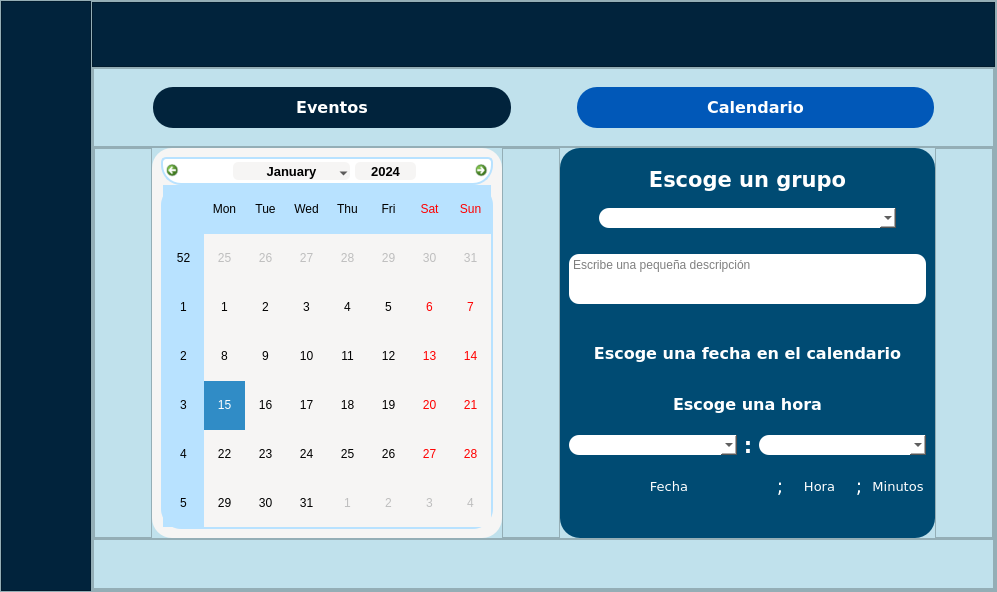
<?xml version="1.0" encoding="UTF-8"?>
<ui version="4.0">
 <class>MainWindow</class>
 <widget class="QMainWindow" name="MainWindow">
  <property name="geometry">
   <rect>
    <x>0</x>
    <y>0</y>
    <width>997</width>
    <height>592</height>
   </rect>
  </property>
  <property name="windowTitle">
   <string>MainWindow</string>
  </property>
  <widget class="QWidget" name="centralwidget">
   <layout class="QVBoxLayout" name="verticalLayout">
    <property name="spacing">
     <number>0</number>
    </property>
    <property name="leftMargin">
     <number>0</number>
    </property>
    <property name="topMargin">
     <number>0</number>
    </property>
    <property name="rightMargin">
     <number>0</number>
    </property>
    <property name="bottomMargin">
     <number>0</number>
    </property>
    <item>
     <widget class="QFrame" name="frame">
      <property name="styleSheet">
       <string notr="true">background-color: rgb(192, 225, 236);</string>
      </property>
      <property name="frameShape">
       <enum>QFrame::StyledPanel</enum>
      </property>
      <property name="frameShadow">
       <enum>QFrame::Raised</enum>
      </property>
      <layout class="QHBoxLayout" name="horizontalLayout" stretch="1,10">
       <property name="spacing">
        <number>0</number>
       </property>
       <property name="leftMargin">
        <number>0</number>
       </property>
       <property name="topMargin">
        <number>0</number>
       </property>
       <property name="rightMargin">
        <number>0</number>
       </property>
       <property name="bottomMargin">
        <number>0</number>
       </property>
       <item>
        <widget class="QFrame" name="frame_5">
         <property name="styleSheet">
          <string notr="true">background-color: rgb(1, 35, 60);</string>
         </property>
         <property name="frameShape">
          <enum>QFrame::StyledPanel</enum>
         </property>
         <property name="frameShadow">
          <enum>QFrame::Raised</enum>
         </property>
         <layout class="QVBoxLayout" name="verticalLayout_3">
          <property name="spacing">
           <number>0</number>
          </property>
          <property name="leftMargin">
           <number>0</number>
          </property>
          <property name="topMargin">
           <number>0</number>
          </property>
          <property name="rightMargin">
           <number>0</number>
          </property>
          <property name="bottomMargin">
           <number>0</number>
          </property>
          <item>
           <widget class="QPushButton" name="pushMenu">
            <property name="minimumSize">
             <size>
              <width>80</width>
              <height>80</height>
             </size>
            </property>
            <property name="text">
             <string/>
            </property>
            <property name="icon">
             <iconset resource="../QRC/imagenesInicioSesion.qrc">
              <normaloff>:/newPrefix/Icons/Exterior.png</normaloff>:/newPrefix/Icons/Exterior.png</iconset>
            </property>
            <property name="iconSize">
             <size>
              <width>80</width>
              <height>80</height>
             </size>
            </property>
            <property name="flat">
             <bool>true</bool>
            </property>
           </widget>
          </item>
          <item>
           <widget class="QPushButton" name="pushGrupos">
            <property name="minimumSize">
             <size>
              <width>80</width>
              <height>80</height>
             </size>
            </property>
            <property name="text">
             <string/>
            </property>
            <property name="icon">
             <iconset resource="../QRC/imagenesInicioSesion.qrc">
              <normaloff>:/newPrefix/Icons/User_Groups_Icon.png</normaloff>:/newPrefix/Icons/User_Groups_Icon.png</iconset>
            </property>
            <property name="iconSize">
             <size>
              <width>80</width>
              <height>80</height>
             </size>
            </property>
            <property name="flat">
             <bool>true</bool>
            </property>
           </widget>
          </item>
          <item>
           <widget class="QPushButton" name="pushChat">
            <property name="minimumSize">
             <size>
              <width>80</width>
              <height>80</height>
             </size>
            </property>
            <property name="text">
             <string/>
            </property>
            <property name="icon">
             <iconset resource="../QRC/imagenesInicioSesion.qrc">
              <normaloff>:/newPrefix/Icons/Chat_Room_Icon.png</normaloff>:/newPrefix/Icons/Chat_Room_Icon.png</iconset>
            </property>
            <property name="iconSize">
             <size>
              <width>80</width>
              <height>80</height>
             </size>
            </property>
            <property name="flat">
             <bool>true</bool>
            </property>
           </widget>
          </item>
          <item>
           <widget class="QPushButton" name="pushEventos">
            <property name="minimumSize">
             <size>
              <width>80</width>
              <height>80</height>
             </size>
            </property>
            <property name="text">
             <string/>
            </property>
            <property name="icon">
             <iconset resource="../QRC/imagenesInicioSesion.qrc">
              <normaloff>:/newPrefix/Icons/Events_Icon.png</normaloff>:/newPrefix/Icons/Events_Icon.png</iconset>
            </property>
            <property name="iconSize">
             <size>
              <width>80</width>
              <height>80</height>
             </size>
            </property>
            <property name="flat">
             <bool>true</bool>
            </property>
           </widget>
          </item>
          <item>
           <widget class="QPushButton" name="pushAjustes">
            <property name="minimumSize">
             <size>
              <width>80</width>
              <height>80</height>
             </size>
            </property>
            <property name="text">
             <string/>
            </property>
            <property name="icon">
             <iconset resource="../QRC/imagenesInicioSesion.qrc">
              <normaloff>:/newPrefix/Icons/Adjust_Icon.png</normaloff>:/newPrefix/Icons/Adjust_Icon.png</iconset>
            </property>
            <property name="iconSize">
             <size>
              <width>80</width>
              <height>80</height>
             </size>
            </property>
            <property name="flat">
             <bool>true</bool>
            </property>
           </widget>
          </item>
         </layout>
        </widget>
       </item>
       <item>
        <widget class="QFrame" name="frame_2">
         <property name="frameShape">
          <enum>QFrame::StyledPanel</enum>
         </property>
         <property name="frameShadow">
          <enum>QFrame::Raised</enum>
         </property>
         <layout class="QVBoxLayout" name="verticalLayout_2" stretch="1,8">
          <property name="spacing">
           <number>0</number>
          </property>
          <property name="leftMargin">
           <number>0</number>
          </property>
          <property name="topMargin">
           <number>0</number>
          </property>
          <property name="rightMargin">
           <number>0</number>
          </property>
          <property name="bottomMargin">
           <number>0</number>
          </property>
          <item>
           <widget class="QFrame" name="frame_3">
            <property name="styleSheet">
             <string notr="true">background-color: rgb(1, 35, 60);</string>
            </property>
            <property name="frameShape">
             <enum>QFrame::StyledPanel</enum>
            </property>
            <property name="frameShadow">
             <enum>QFrame::Raised</enum>
            </property>
           </widget>
          </item>
          <item>
           <widget class="QFrame" name="frame_4">
            <property name="frameShape">
             <enum>QFrame::StyledPanel</enum>
            </property>
            <property name="frameShadow">
             <enum>QFrame::Raised</enum>
            </property>
            <layout class="QVBoxLayout" name="verticalLayout_4" stretch="1,5,0">
             <property name="spacing">
              <number>0</number>
             </property>
             <property name="leftMargin">
              <number>0</number>
             </property>
             <property name="topMargin">
              <number>0</number>
             </property>
             <property name="rightMargin">
              <number>0</number>
             </property>
             <property name="bottomMargin">
              <number>0</number>
             </property>
             <item>
              <widget class="QFrame" name="frame_6">
               <property name="minimumSize">
                <size>
                 <width>700</width>
                 <height>70</height>
                </size>
               </property>
               <property name="styleSheet">
                <string notr="true"/>
               </property>
               <property name="frameShape">
                <enum>QFrame::StyledPanel</enum>
               </property>
               <property name="frameShadow">
                <enum>QFrame::Raised</enum>
               </property>
               <layout class="QHBoxLayout" name="horizontalLayout_3">
                <item>
                 <spacer name="VS_left">
                  <property name="orientation">
                   <enum>Qt::Vertical</enum>
                  </property>
                  <property name="sizeHint" stdset="0">
                   <size>
                    <width>50</width>
                    <height>30</height>
                   </size>
                  </property>
                 </spacer>
                </item>
                <item>
                 <widget class="QPushButton" name="eventosButton">
                  <property name="minimumSize">
                   <size>
                    <width>0</width>
                    <height>41</height>
                   </size>
                  </property>
                  <property name="font">
                   <font>
                    <family>DejaVu Sans</family>
                    <pointsize>12</pointsize>
                    <weight>75</weight>
                    <bold>true</bold>
                   </font>
                  </property>
                  <property name="styleSheet">
                   <string notr="true">QPushButton {
	background: solid rgb(1, 35, 60);
	border: 0px solid rgb(0, 0, 0);
	border-radius: 20px;
	color: white;
}

QPushButton:hover {
	background: rgb(1, 88, 184);
	border: 0px solid rgb(0, 0, 0);
	border-radius: 20px;
	color: white;
}
</string>
                  </property>
                  <property name="text">
                   <string>Eventos</string>
                  </property>
                 </widget>
                </item>
                <item>
                 <spacer name="VS_center">
                  <property name="orientation">
                   <enum>Qt::Vertical</enum>
                  </property>
                  <property name="sizeHint" stdset="0">
                   <size>
                    <width>60</width>
                    <height>10</height>
                   </size>
                  </property>
                 </spacer>
                </item>
                <item>
                 <widget class="QPushButton" name="calendarioButton">
                  <property name="minimumSize">
                   <size>
                    <width>0</width>
                    <height>41</height>
                   </size>
                  </property>
                  <property name="font">
                   <font>
                    <family>DejaVu Sans</family>
                    <pointsize>12</pointsize>
                    <weight>75</weight>
                    <bold>true</bold>
                   </font>
                  </property>
                  <property name="styleSheet">
                   <string notr="true">QPushButton {
	background: solid rgb(1, 88, 184);
	border: 0px solid rgb(0, 0, 0);
	border-radius: 20px;
	color: white;
}

QPushButton:hover {
	background: rgb(1, 88, 184);
	border: 0px solid rgb(0, 0, 0);
	border-radius: 20px;
	color: white;
}
</string>
                  </property>
                  <property name="text">
                   <string>Calendario</string>
                  </property>
                 </widget>
                </item>
                <item>
                 <spacer name="VS_right">
                  <property name="orientation">
                   <enum>Qt::Vertical</enum>
                  </property>
                  <property name="sizeHint" stdset="0">
                   <size>
                    <width>50</width>
                    <height>40</height>
                   </size>
                  </property>
                 </spacer>
                </item>
               </layout>
              </widget>
             </item>
             <item>
              <widget class="QFrame" name="frame_7">
               <property name="styleSheet">
                <string notr="true"/>
               </property>
               <property name="frameShape">
                <enum>QFrame::StyledPanel</enum>
               </property>
               <property name="frameShadow">
                <enum>QFrame::Raised</enum>
               </property>
               <layout class="QHBoxLayout" name="horizontalLayout_2" stretch="1,6,1,0,1">
                <property name="spacing">
                 <number>0</number>
                </property>
                <property name="leftMargin">
                 <number>0</number>
                </property>
                <property name="topMargin">
                 <number>0</number>
                </property>
                <property name="rightMargin">
                 <number>0</number>
                </property>
                <property name="bottomMargin">
                 <number>0</number>
                </property>
                <item>
                 <widget class="QFrame" name="frame_9">
                  <property name="enabled">
                   <bool>true</bool>
                  </property>
                  <property name="minimumSize">
                   <size>
                    <width>0</width>
                    <height>0</height>
                   </size>
                  </property>
                  <property name="styleSheet">
                   <string notr="true"/>
                  </property>
                  <property name="frameShape">
                   <enum>QFrame::StyledPanel</enum>
                  </property>
                  <property name="frameShadow">
                   <enum>QFrame::Raised</enum>
                  </property>
                 </widget>
                </item>
                <item>
                 <widget class="QFrame" name="frame_10">
                  <property name="minimumSize">
                   <size>
                    <width>0</width>
                    <height>0</height>
                   </size>
                  </property>
                  <property name="styleSheet">
                   <string notr="true">background-color: rgb(246, 245, 244);
border-radius: 20px;</string>
                  </property>
                  <property name="frameShape">
                   <enum>QFrame::StyledPanel</enum>
                  </property>
                  <property name="frameShadow">
                   <enum>QFrame::Raised</enum>
                  </property>
                  <layout class="QHBoxLayout" name="horizontalLayout_4">
                   <item>
                    <widget class="QCalendarWidget" name="calendarWidget">
                     <property name="sizePolicy">
                      <sizepolicy hsizetype="MinimumExpanding" vsizetype="Preferred">
                       <horstretch>0</horstretch>
                       <verstretch>0</verstretch>
                      </sizepolicy>
                     </property>
                     <property name="baseSize">
                      <size>
                       <width>0</width>
                       <height>0</height>
                      </size>
                     </property>
                     <property name="styleSheet">
                      <string notr="true">/* Style of header area*/
#calendarWidget QWidget {
	alternate-background-color: #B8E2FF;
}

/*Style for top navigation area */
#qt_calendar_navigationbar{
	background-color: #FFF;
	border: 2px solid #B8E2FF;
	border-botton: 0px;
	border-top-left-radius: 5px;
	border-top-right-radius: 5px;
	
}

/* Style for  month change button*/
#qt_calendar_prevmonth,
#qt_calendar_nextmonth {
	/*delete border */
	border: none;
	/*delete default icons */
	qproperty-icon: none;
	
	min-width: 13px;
	max-width: 13px;
	min-height: 13px;
	max-height: 13px;

	border-radius: 5px;

	/*set background transparent */
	background-color: transparent;
	padding: 5px;
}

#qt_calendar_prevmonth {
	color: black;
	margin-right: 5px;
	image: url(:/newPrefix/Icons/left-arrow);
}

#qt_calendar_nextmonth {
	margin-left: 5px;
	image: url(:/newPrefix/Icons/right-arrow);
}

#qt_calendar_prevmonth:hover,
#qt_calendar_nextmonth:hover {
	background-color: #55aaff;
}

#qt_calendar_prevmonth:pressed, 
#qt_calendar_nextmonth:pressed {
	background-color: #55aaff;
}

/* Style for month and year buttons */

#qt_calendar_yearbutton {
	color: #000;
	margin: 5px;
	border-radius: 5px;
	font-size: 13px;
	padding: 0 10px
}

#qt_calendar_monthbutton {
	width: 110px;
	color: #000;
	font-size: 13px;
	margin: 5px 0;
	border-radius: 5px;
	padding: 0px 2px;
}

#qt_calendar_yearbutton:hover, 
#qt_calendar_monthbutton:hover {
	background-color: #55aaff;
}

#qt_calendar_yearbutton:hover, 
#qt_calendar_monthbutton:hover {
	background-color: rgba(235, 235, 235, 100);
}

/* Style for year  input lineEdit*/

#qt_calendar_yearedit {
	min-width: 53px;
	color: #000;
	background: transparent;
	font-size: 13px;
}

/* Style for year change button */

#qt_calendar_yearedit::down-button {
	image: url(:/newPrefix/Icons/down-arrow.png);
	subcontrol-position: right;
}

#qt_calendar_yearedit::up-button {
	image: url(:/newPrefix/Icons/up-arrow.png);
	subcontrol-position: left;
}

#qt_calendar_yearedit::down-button,
#qt_calendar_yearedit::up-button {
	width: 10px;
	height: 10px;
	padding: 0px 5px;
	border-radius: 3px;
}

#qt_calendar_yearedit::down-button:hover,
#qt_calendar_yearedit::up-button:hover {
	background-color: #55aaff;
}

/* Style for month select menu*/

#calendarWidget QToolButton QMenu {
	background-color: #fff;
}

#calendarWidget QToolButton QMenu::item {
	/*padding: 5px;*/
}

/* ######################### */

#calendarWidget QToolButton QMenu::item:selected:enabled {
	background-color: #55aaff;
}
/* ######################### */

#calendarWidget QToolButton::menu-indicador {
	/* remove the toolButton arrow */
	/* image: none; */
	nosubcontrol-origin: margin;
	subcontrol-position: right center;
	margin-top: 10px;
	width: 20px;
}


/* Style for calendar table */

#qt_calendar_calendarview {
	/* remove the selected dash box */
	
	border: 2px solid #B8E2FF;
	border-top: 0px;
	border-botton-left-radius: 5px;
	border-botton-right-radius: 5px;

}

#qt_calendar_calendarview::item:hover {
	border-radius: 5px;
	background-color: #aaffff;
}

#qt_calendar_calendarview::item:selected {
	border-radius: 5px;
	background-color: #55aaff;
}



















</string>
                     </property>
                    </widget>
                   </item>
                  </layout>
                 </widget>
                </item>
                <item>
                 <widget class="QFrame" name="frame_11">
                  <property name="minimumSize">
                   <size>
                    <width>0</width>
                    <height>0</height>
                   </size>
                  </property>
                  <property name="styleSheet">
                   <string notr="true"/>
                  </property>
                  <property name="frameShape">
                   <enum>QFrame::StyledPanel</enum>
                  </property>
                  <property name="frameShadow">
                   <enum>QFrame::Raised</enum>
                  </property>
                 </widget>
                </item>
                <item>
                 <widget class="QFrame" name="frame_12">
                  <property name="minimumSize">
                   <size>
                    <width>375</width>
                    <height>0</height>
                   </size>
                  </property>
                  <property name="styleSheet">
                   <string notr="true">background-color: rgb(0, 75, 115);
border-radius: 20px</string>
                  </property>
                  <property name="frameShape">
                   <enum>QFrame::StyledPanel</enum>
                  </property>
                  <property name="frameShadow">
                   <enum>QFrame::Raised</enum>
                  </property>
                  <layout class="QVBoxLayout" name="verticalLayout_5">
                   <item>
                    <widget class="QLabel" name="labelTituloMutable">
                     <property name="font">
                      <font>
                       <family>DejaVu Sans</family>
                       <pointsize>16</pointsize>
                       <weight>75</weight>
                       <bold>true</bold>
                      </font>
                     </property>
                     <property name="layoutDirection">
                      <enum>Qt::LeftToRight</enum>
                     </property>
                     <property name="styleSheet">
                      <string notr="true">color: white;</string>
                     </property>
                     <property name="text">
                      <string>Escoge un grupo</string>
                     </property>
                     <property name="alignment">
                      <set>Qt::AlignCenter</set>
                     </property>
                    </widget>
                   </item>
                   <item>
                    <layout class="QHBoxLayout" name="horizontalLayout_7">
                     <item>
                      <spacer name="horizontalSpacer_2">
                       <property name="orientation">
                        <enum>Qt::Horizontal</enum>
                       </property>
                       <property name="sizeType">
                        <enum>QSizePolicy::Fixed</enum>
                       </property>
                       <property name="sizeHint" stdset="0">
                        <size>
                         <width>30</width>
                         <height>20</height>
                        </size>
                       </property>
                      </spacer>
                     </item>
                     <item>
                      <widget class="QComboBox" name="boxGrupos">
                       <property name="minimumSize">
                        <size>
                         <width>0</width>
                         <height>20</height>
                        </size>
                       </property>
                       <property name="styleSheet">
                        <string notr="true">QComboBox {
	background: solid rgb(255, 255, 255);
	border: 0px solid rgb(0, 0, 0);
	border-radius: 10px;
	color: black;
}</string>
                       </property>
                       <property name="editable">
                        <bool>true</bool>
                       </property>
                      </widget>
                     </item>
                     <item>
                      <spacer name="horizontalSpacer">
                       <property name="orientation">
                        <enum>Qt::Horizontal</enum>
                       </property>
                       <property name="sizeType">
                        <enum>QSizePolicy::Fixed</enum>
                       </property>
                       <property name="sizeHint" stdset="0">
                        <size>
                         <width>30</width>
                         <height>20</height>
                        </size>
                       </property>
                      </spacer>
                     </item>
                    </layout>
                   </item>
                   <item>
                    <spacer name="verticalSpacer_2">
                     <property name="orientation">
                      <enum>Qt::Vertical</enum>
                     </property>
                     <property name="sizeType">
                      <enum>QSizePolicy::Fixed</enum>
                     </property>
                     <property name="sizeHint" stdset="0">
                      <size>
                       <width>20</width>
                       <height>20</height>
                      </size>
                     </property>
                    </spacer>
                   </item>
                   <item>
                    <widget class="QTextEdit" name="textDesc">
                     <property name="sizePolicy">
                      <sizepolicy hsizetype="Expanding" vsizetype="MinimumExpanding">
                       <horstretch>0</horstretch>
                       <verstretch>0</verstretch>
                      </sizepolicy>
                     </property>
                     <property name="maximumSize">
                      <size>
                       <width>16777215</width>
                       <height>50</height>
                      </size>
                     </property>
                     <property name="styleSheet">
                      <string notr="true">QTextEdit {
	background: solid rgb(255, 255, 255);
	border: 0px solid rgb(0, 0, 0);
	border-radius: 10px;
	color: black;
}

QTextEdit:placeholderText {
	colot: grey
}</string>
                     </property>
                     <property name="html">
                      <string>&lt;!DOCTYPE HTML PUBLIC &quot;-//W3C//DTD HTML 4.0//EN&quot; &quot;http://www.w3.org/TR/REC-html40/strict.dtd&quot;&gt;
&lt;html&gt;&lt;head&gt;&lt;meta name=&quot;qrichtext&quot; content=&quot;1&quot; /&gt;&lt;style type=&quot;text/css&quot;&gt;
p, li { white-space: pre-wrap; }
&lt;/style&gt;&lt;/head&gt;&lt;body style=&quot; font-family:'Fira Sans Semi-Light'; font-size:10pt; font-weight:400; font-style:normal;&quot;&gt;
&lt;p style=&quot;-qt-paragraph-type:empty; margin-top:0px; margin-bottom:0px; margin-left:0px; margin-right:0px; -qt-block-indent:0; text-indent:0px;&quot;&gt;&lt;br /&gt;&lt;/p&gt;&lt;/body&gt;&lt;/html&gt;</string>
                     </property>
                     <property name="placeholderText">
                      <string>Escribe una pequeña descripción</string>
                     </property>
                    </widget>
                   </item>
                   <item>
                    <spacer name="verticalSpacer">
                     <property name="orientation">
                      <enum>Qt::Vertical</enum>
                     </property>
                     <property name="sizeType">
                      <enum>QSizePolicy::Fixed</enum>
                     </property>
                     <property name="sizeHint" stdset="0">
                      <size>
                       <width>20</width>
                       <height>20</height>
                      </size>
                     </property>
                    </spacer>
                   </item>
                   <item>
                    <widget class="QLabel" name="labelEscoger">
                     <property name="font">
                      <font>
                       <family>DejaVu Sans</family>
                       <pointsize>12</pointsize>
                       <weight>75</weight>
                       <bold>true</bold>
                      </font>
                     </property>
                     <property name="layoutDirection">
                      <enum>Qt::LeftToRight</enum>
                     </property>
                     <property name="styleSheet">
                      <string notr="true">color: white;</string>
                     </property>
                     <property name="text">
                      <string>Escoge una fecha en el calendario</string>
                     </property>
                     <property name="alignment">
                      <set>Qt::AlignCenter</set>
                     </property>
                    </widget>
                   </item>
                   <item>
                    <widget class="QLabel" name="labelEscoger_2">
                     <property name="font">
                      <font>
                       <family>DejaVu Sans</family>
                       <pointsize>12</pointsize>
                       <weight>75</weight>
                       <bold>true</bold>
                      </font>
                     </property>
                     <property name="layoutDirection">
                      <enum>Qt::LeftToRight</enum>
                     </property>
                     <property name="styleSheet">
                      <string notr="true">color: white;</string>
                     </property>
                     <property name="text">
                      <string>Escoge una hora</string>
                     </property>
                     <property name="alignment">
                      <set>Qt::AlignCenter</set>
                     </property>
                    </widget>
                   </item>
                   <item>
                    <layout class="QHBoxLayout" name="horizontalLayout_5">
                     <item>
                      <widget class="QComboBox" name="boxHora">
                       <property name="minimumSize">
                        <size>
                         <width>0</width>
                         <height>20</height>
                        </size>
                       </property>
                       <property name="styleSheet">
                        <string notr="true">QComboBox {
	background: solid rgb(255, 255, 255);
	border: 0px solid rgb(0, 0, 0);
	border-radius: 10px;
	color: black;
}</string>
                       </property>
                       <property name="editable">
                        <bool>false</bool>
                       </property>
                      </widget>
                     </item>
                     <item>
                      <widget class="QLabel" name="label">
                       <property name="maximumSize">
                        <size>
                         <width>10</width>
                         <height>16777215</height>
                        </size>
                       </property>
                       <property name="font">
                        <font>
                         <family>DejaVu Sans</family>
                         <pointsize>16</pointsize>
                         <weight>75</weight>
                         <bold>true</bold>
                        </font>
                       </property>
                       <property name="styleSheet">
                        <string notr="true">color: white;</string>
                       </property>
                       <property name="text">
                        <string>:</string>
                       </property>
                       <property name="alignment">
                        <set>Qt::AlignCenter</set>
                       </property>
                      </widget>
                     </item>
                     <item>
                      <widget class="QComboBox" name="boxMinutos">
                       <property name="minimumSize">
                        <size>
                         <width>10</width>
                         <height>20</height>
                        </size>
                       </property>
                       <property name="styleSheet">
                        <string notr="true">QComboBox {
	background: solid rgb(255, 255, 255);
	border: 0px solid rgb(0, 0, 0);
	border-radius: 10px;
	color: black;
}</string>
                       </property>
                      </widget>
                     </item>
                    </layout>
                   </item>
                   <item>
                    <layout class="QHBoxLayout" name="horizontalLayout_8">
                     <item>
                      <widget class="QLabel" name="labelFecha_Mutable">
                       <property name="sizePolicy">
                        <sizepolicy hsizetype="Minimum" vsizetype="Preferred">
                         <horstretch>0</horstretch>
                         <verstretch>0</verstretch>
                        </sizepolicy>
                       </property>
                       <property name="minimumSize">
                        <size>
                         <width>200</width>
                         <height>0</height>
                        </size>
                       </property>
                       <property name="font">
                        <font>
                         <family>DejaVu Sans</family>
                         <pointsize>10</pointsize>
                         <weight>50</weight>
                         <bold>false</bold>
                        </font>
                       </property>
                       <property name="layoutDirection">
                        <enum>Qt::LeftToRight</enum>
                       </property>
                       <property name="styleSheet">
                        <string notr="true">color: white;</string>
                       </property>
                       <property name="text">
                        <string>Fecha</string>
                       </property>
                       <property name="alignment">
                        <set>Qt::AlignCenter</set>
                       </property>
                      </widget>
                     </item>
                     <item>
                      <widget class="QLabel" name="label_2">
                       <property name="maximumSize">
                        <size>
                         <width>10</width>
                         <height>16777215</height>
                        </size>
                       </property>
                       <property name="font">
                        <font>
                         <family>DejaVu Sans</family>
                         <pointsize>14</pointsize>
                         <weight>50</weight>
                         <bold>false</bold>
                        </font>
                       </property>
                       <property name="styleSheet">
                        <string notr="true">color: white;</string>
                       </property>
                       <property name="text">
                        <string>;</string>
                       </property>
                       <property name="alignment">
                        <set>Qt::AlignCenter</set>
                       </property>
                      </widget>
                     </item>
                     <item>
                      <widget class="QLabel" name="labelHora_Mutable">
                       <property name="font">
                        <font>
                         <family>DejaVu Sans</family>
                         <pointsize>10</pointsize>
                         <weight>50</weight>
                         <bold>false</bold>
                        </font>
                       </property>
                       <property name="layoutDirection">
                        <enum>Qt::LeftToRight</enum>
                       </property>
                       <property name="styleSheet">
                        <string notr="true">color: white;</string>
                       </property>
                       <property name="text">
                        <string>Hora</string>
                       </property>
                       <property name="alignment">
                        <set>Qt::AlignCenter</set>
                       </property>
                      </widget>
                     </item>
                     <item>
                      <widget class="QLabel" name="label_3">
                       <property name="maximumSize">
                        <size>
                         <width>10</width>
                         <height>16777215</height>
                        </size>
                       </property>
                       <property name="font">
                        <font>
                         <family>DejaVu Sans</family>
                         <pointsize>14</pointsize>
                         <weight>50</weight>
                         <bold>false</bold>
                        </font>
                       </property>
                       <property name="styleSheet">
                        <string notr="true">color: white;</string>
                       </property>
                       <property name="text">
                        <string>;</string>
                       </property>
                       <property name="alignment">
                        <set>Qt::AlignCenter</set>
                       </property>
                      </widget>
                     </item>
                     <item>
                      <widget class="QLabel" name="labelMinutos_Mutable">
                       <property name="font">
                        <font>
                         <family>DejaVu Sans</family>
                         <pointsize>10</pointsize>
                         <weight>50</weight>
                         <bold>false</bold>
                        </font>
                       </property>
                       <property name="layoutDirection">
                        <enum>Qt::LeftToRight</enum>
                       </property>
                       <property name="styleSheet">
                        <string notr="true">color: white;</string>
                       </property>
                       <property name="text">
                        <string>Minutos</string>
                       </property>
                       <property name="alignment">
                        <set>Qt::AlignCenter</set>
                       </property>
                      </widget>
                     </item>
                    </layout>
                   </item>
                   <item>
                    <layout class="QHBoxLayout" name="horizontalLayout_6">
                     <item>
                      <widget class="QPushButton" name="pushListo">
                       <property name="styleSheet">
                        <string notr="true">QPushButton:hover {
	background: rgb(1, 35, 60);
	border: 0px solid rgb(0, 0, 0);
	border-radius: 20px;
	color: white;
}
QPushButton:pressed {
	background: rgb(1, 88, 184);
	border: 0px solid rgb(0, 0, 0);
	border-radius: 20px;
	color: white;
}</string>
                       </property>
                       <property name="text">
                        <string/>
                       </property>
                       <property name="icon">
                        <iconset resource="../QRC/imagenesInicioSesion.qrc">
                         <normaloff>:/newPrefix/Icons/check.png</normaloff>:/newPrefix/Icons/check.png</iconset>
                       </property>
                       <property name="iconSize">
                        <size>
                         <width>46</width>
                         <height>42</height>
                        </size>
                       </property>
                      </widget>
                     </item>
                    </layout>
                   </item>
                  </layout>
                 </widget>
                </item>
                <item>
                 <widget class="QFrame" name="frame_13">
                  <property name="styleSheet">
                   <string notr="true"/>
                  </property>
                  <property name="frameShape">
                   <enum>QFrame::StyledPanel</enum>
                  </property>
                  <property name="frameShadow">
                   <enum>QFrame::Raised</enum>
                  </property>
                 </widget>
                </item>
               </layout>
              </widget>
             </item>
             <item>
              <widget class="QFrame" name="frame_8">
               <property name="minimumSize">
                <size>
                 <width>0</width>
                 <height>50</height>
                </size>
               </property>
               <property name="styleSheet">
                <string notr="true"/>
               </property>
               <property name="frameShape">
                <enum>QFrame::StyledPanel</enum>
               </property>
               <property name="frameShadow">
                <enum>QFrame::Raised</enum>
               </property>
              </widget>
             </item>
            </layout>
           </widget>
          </item>
         </layout>
        </widget>
       </item>
      </layout>
     </widget>
    </item>
   </layout>
  </widget>
 </widget>
 <resources>
  <include location="../QRC/imagenesInicioSesion.qrc"/>
  <include location="../QRC/imagenesInicioSesion.qrc"/>
 </resources>
 <connections/>
</ui>
